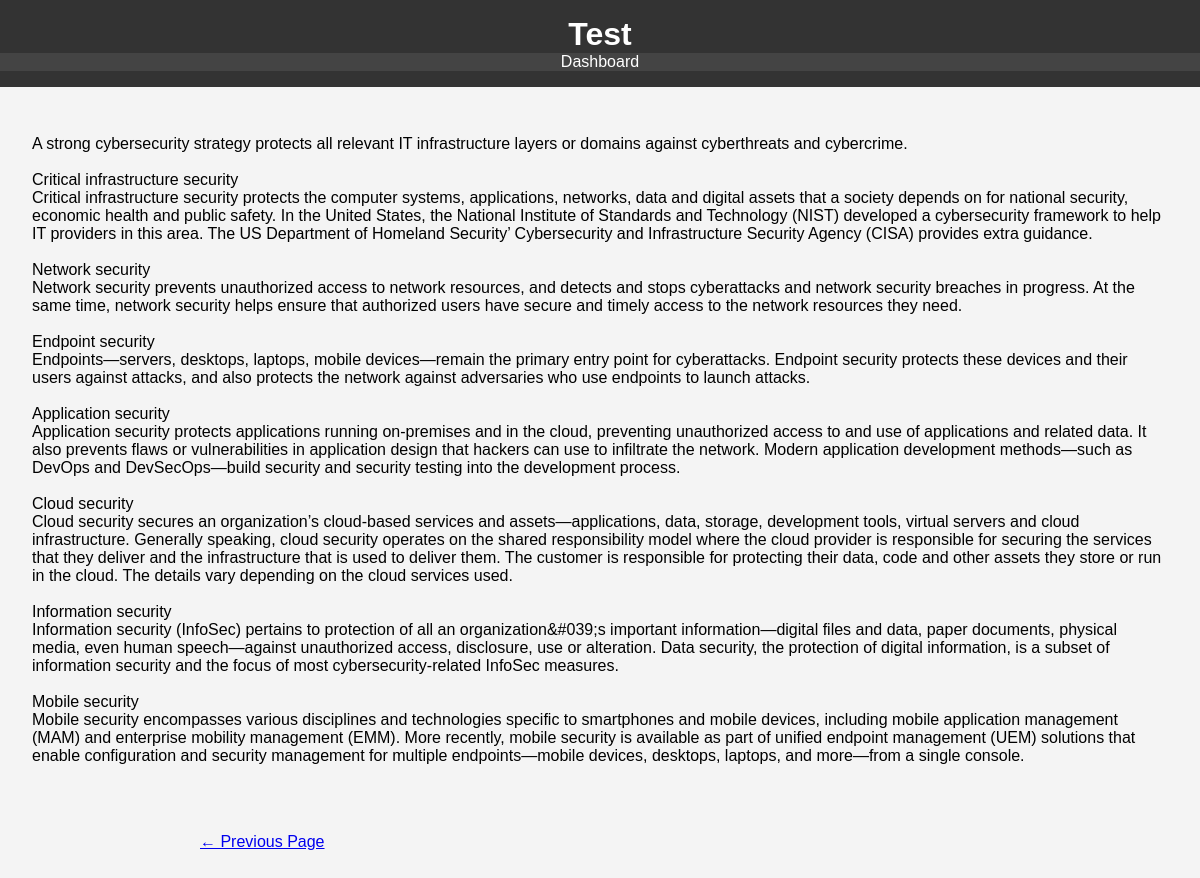
The app's page /view_chapter.php?id=13&page=2 (signed in) with its own data.
### tables this page shows
CREATE TABLE `chapter_pages` (
  `pageID` int(11) NOT NULL,
  `chapterID` int(11) NOT NULL,
  `pageNumber` int(11) NOT NULL,
  `pageTitle` varchar(255) NOT NULL,
  `pageContent` text NOT NULL
);

### view_chapter.php (the view, shortened to what this page needs)
<?php
include_once 'databasecon.php';
$chapterID = isset($_GET['id']) ? (int)$_GET['id'] : 0;
$currentPage = isset($_GET['page']) ? (int)$_GET['page'] : 1;
$stmt = $conn->prepare("SELECT chapterName, path, courseID FROM chapters WHERE chapterID = ?");
$stmt->bind_param("i", $chapterID);
$stmt->execute();
$stmt->bind_result($chapterName, $filePath, $courseID);
$content = '';
$title = '';
if ($currentPage == 1) {
    $content = file_get_contents($filePath);
    if ($content === false) {
        die("Failed to read file content");
    }
    $title = $chapterName;
} else {
    $pageToFetch = $currentPage - 1;
    $stmt = $conn->prepare("SELECT pageTitle, pageContent FROM chapter_pages WHERE chapterID = ? AND pageNumber = ?");
    $stmt->bind_param("ii", $chapterID, $pageToFetch);
    $stmt->execute();
    $stmt->bind_result($pageTitle, $pageContent);
    $title = $pageTitle;
    $content = $pageContent;
}
?>
<html lang="en">
<head>
    <link rel="stylesheet" href="style2.css">
</head>
<body>
    <header>
        <h1><?php echo htmlspecialchars($title); ?></h1>
		<nav>
            <ul>
                <li><a href="dashboard.php">Dashboard</a></li>
            </ul>
        </nav>
    </header>
    <main>
        <section id="chapter-content">
            <p><?php echo nl2br(htmlspecialchars($content)); ?></p>
        </section>
        <section id="navigation">
            <?php if ($currentPage > 1): ?>
                <a href="view_chapter.php?id=<?php echo $chapterID; ?>&page=<?php echo $currentPage - 1; ?>" class="prev-page">&#8592; Previous Page</a>
            <?php endif; ?>
        </section>
    </main>
</body>
</html>

### style2.css (style rules this page uses)
body { font-family: Arial, sans-serif; margin: 0; padding: 0; background-color: #f4f4f4; }
header { background-color: #333; color: #fff; padding: 1rem 0; text-align: center; }
header h1 { margin: 0; }
nav ul { list-style: none; padding: 0; display: flex; justify-content: center; background-color: #444; margin: 0; }
nav ul li { margin: 0 1rem; }
nav ul li a { color: #fff; text-decoration: none; }
main { padding: 2rem; display: flex; flex-direction: column; align-items: center; }
section { margin-bottom: 2rem; }
ul { list-style: none; padding: 0; }
ul li { margin-bottom: 0.5rem; }
ul li a { text-decoration: none; color: #333; }
#navigation { display: flex; justify-content: space-between; width: 100%; max-width: 800px; margin-top: 20px; }

### records on screen
chapter_pages: pageTitle "Test", pageContent "A strong cybersecurity strategy protects all relevant IT infrastructure layers or domains against cyberthreats and cybercrime. Critical infrastructure security Critical infrastructure security protects the computer systems, applications, networks, data and digital assets that a society depends on for national security, economic health and public safety. In the United States, the National Institute of Standards and Technology (NIST) developed a cybersecurity framework to help IT providers in this area. The US Department of Homeland Security’ Cybersecurity and Infrastructure Security Agency (CISA) provides extra guidance. Network security Network security prevents unauthorized access to…"
